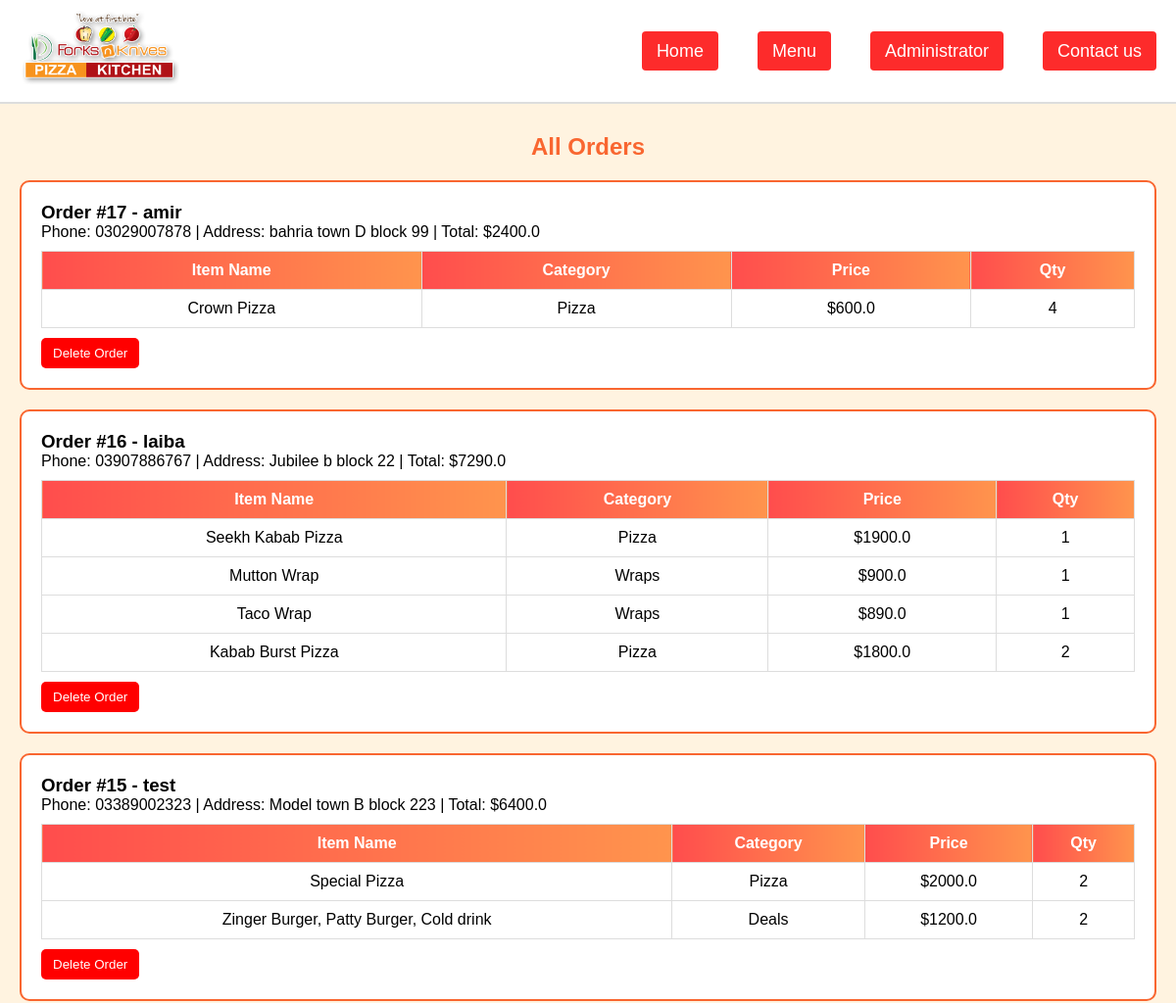
Before: /admin/orders (upper part) with the older database file.
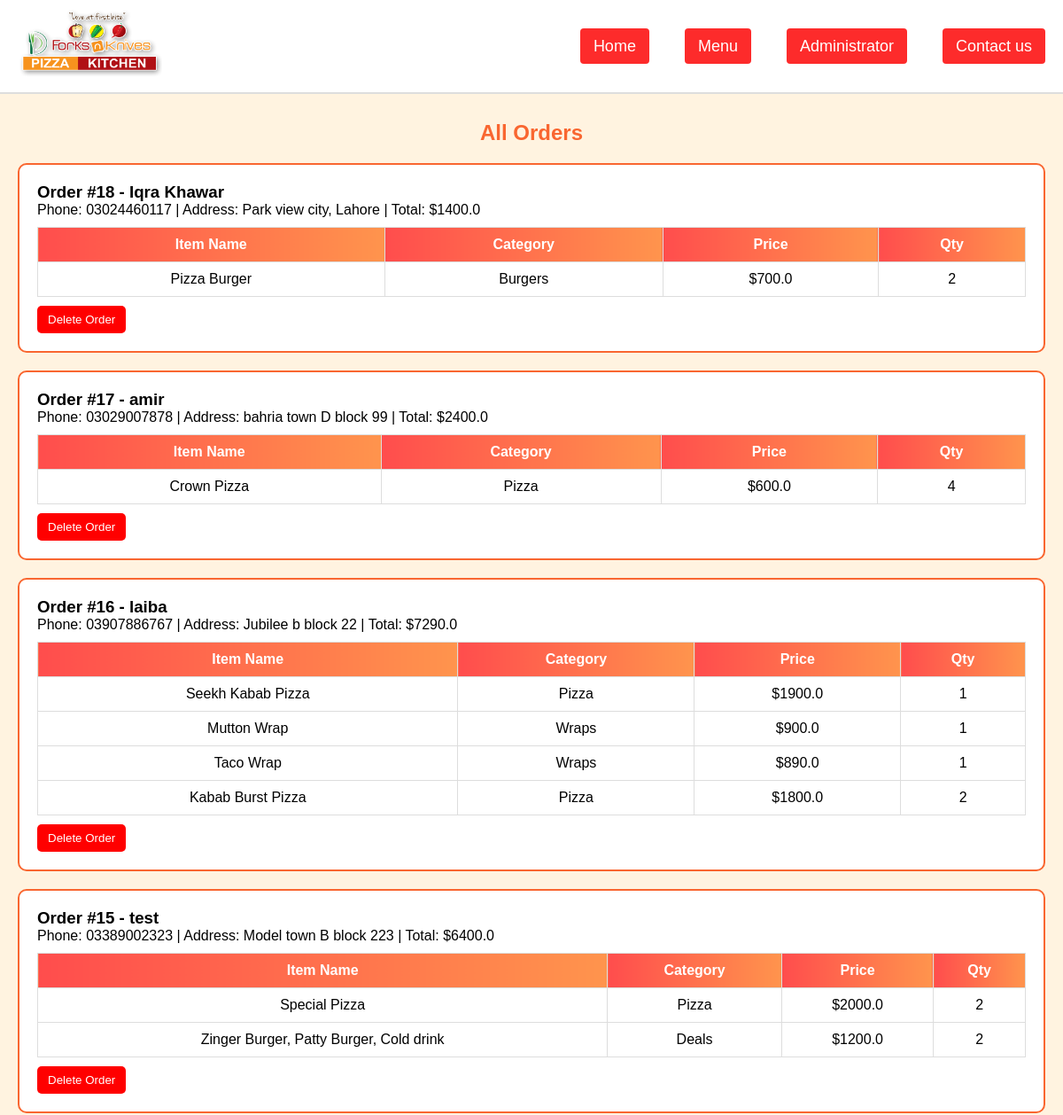
After: the same page with the newer database file.
### tables this page shows
CREATE TABLE orders(
    id INTEGER PRIMARY KEY AUTOINCREMENT,
    customer_name TEXT,
    phone TEXT,
    address TEXT,
    total REAL
);

CREATE TABLE order_items(
    id INTEGER PRIMARY KEY AUTOINCREMENT,
    order_id INTEGER NOT NULL,
    item_name TEXT NOT NULL,
    category TEXT NOT NULL,
    price REAL NOT NULL,
    quantity INTEGER NOT NULL,
    FOREIGN KEY(order_id) REFERENCES orders(id) ON DELETE CASCADE
);

### app.py (the view)
@app.route("/admin/orders")
def admin_orders():
    import sqlite3
    conn = sqlite3.connect("order_user.db")
    conn.row_factory = sqlite3.Row
    cur = conn.cursor()
    cur.execute("SELECT * FROM orders ORDER BY id DESC")
    orders = cur.fetchall()
    orders_with_items = []
    for order in orders:
        order_id = order['id']
        cur.execute("""
            SELECT item_name, category, price, quantity
            FROM order_items
            WHERE order_id=?
        """, (order_id,))
        items = cur.fetchall()  # ✅ same DB
        items_list = [(item['item_name'], item['category'], item['price'], item['quantity']) for item in items]
        orders_with_items.append({
            "order_id": order_id,
            "customer_name": order['customer_name'],
            "phone": order['phone'],
            "address": order['address'],
            "total": order['total'],
            "items": items_list
        })
    conn.close()
    return render_template("Admin_Orders.html", orders=orders_with_items)

### templates/Admin_Orders.html (shortened to what this page needs)
<!DOCTYPE html>
<html lang="en">
<head>
<link
  rel="stylesheet"
  href="https://cdnjs.cloudflare.com/ajax/libs/font-awesome/6.4.0/css/all.min.css"
/>
</head>
<body style="min-height: 100vh; display:flex; flex-direction:column;">
  <nav>
    <div class="logo">
        <a href="/">
            <img src="{{ url_for('static', filename='image1.png') }}" alt="Logo">
        </a>
    </div>
    <ul id="menu">
        <li><a href="{{ url_for('home') }}">Home</a></li>
        <li><a href="{{ url_for('menu_page') }}">Menu</a></li>
        <li><a href="{{ url_for('admin_menu') }}">Administrator</a></li>
        <li><a href="{{ url_for('contact') }}">Contact us</a></li>
    </ul>
  </nav>
    <h2>All Orders</h2>
    <div style="flex:1;">
      {% for order in orders %}
      <div class="order-box">
        <h3>Order #{{ order['order_id'] }} - {{ order['customer_name'] }}</h3>
        <p>Phone: {{ order['phone'] }} | Address: {{ order['address'] }} | Total: ${{ order['total'] }}</p>
        <table>
            <tr>
                <th>Item Name</th>
                <th>Category</th>
                <th>Price</th>
                <th>Qty</th>
            </tr>
            {% for item in order['items'] %}
            <tr>
                <td>{{ item[0] }}</td>
                <td>{{ item[1] }}</td>
                <td>${{ item[2] }}</td>
                <td>{{ item[3] }}</td>
            </tr>
            {% endfor %}
        </table>
        <form action="{{ url_for('delete_order', order_id=order['order_id']) }}" method="POST" style="margin-top:10px;">
            <button type="submit" style="padding:8px 12px; background-color:red; color:white; border:none; border-radius:5px; cursor:pointer;">
                Delete Order
            </button>
        </form>
      </div>
      {% endfor %}
    </div>
    </body>
</html>

Changed rows visible on the page:
added orders: order_id "18", customer_name "Iqra Khawar", phone "03024460117", address "Park view city, Lahore", total "1400.0"
added order_items: item_name "Pizza Burger", category "Burgers", price "700.0", quantity "2", shown under "18"
